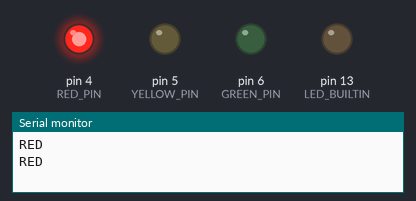
Bench run of a sketch on a simulated Arduino Uno, built with avr-gcc and run on an emulated ATmega328P. On the bench: output pins drawn as LEDs (lit = HIGH), the last lines printed to the serial monitor.

Above: at 7.5 s.
At 12.5 s:
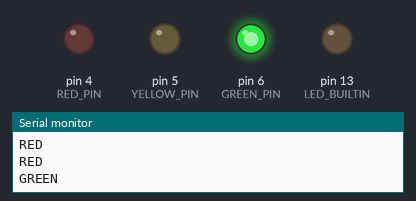
At 16.0 s:
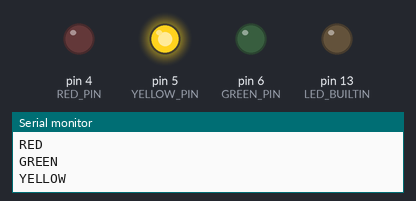
Timing chart, 0 to 20.6 s (numbered marks = the images above):
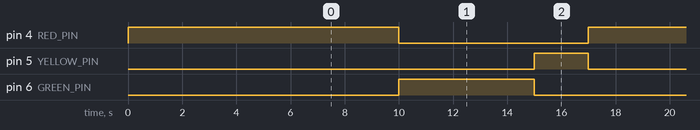

The sketch:

traffic_light.ino
```cpp
#include <Arduino.h>

const int RED_PIN = 4;
const int YELLOW_PIN = 5;
const int GREEN_PIN = 6;


void allOff() {
  digitalWrite(RED_PIN, LOW);
  digitalWrite(YELLOW_PIN, LOW);
  digitalWrite(GREEN_PIN, LOW);
}

void redOn() {
  allOff();
  digitalWrite(RED_PIN, HIGH);
  Serial.println("RED");
  delay(5000);
}

void yellowOn() {
  allOff();
  digitalWrite(YELLOW_PIN, HIGH);
  Serial.println("YELLOW");
  delay(2000);
}

void greenOn() {
  allOff();
  digitalWrite(GREEN_PIN, HIGH);
  Serial.println("GREEN");
  delay(5000);
}

void setup() {
  Serial.begin(115200);
  pinMode(LED_BUILTIN, OUTPUT);

  //register pins
  pinMode(RED_PIN, OUTPUT);
  pinMode(YELLOW_PIN, OUTPUT);
  pinMode(GREEN_PIN, OUTPUT);

  // Safe startup: red first
  digitalWrite(LED_BUILTIN, LOW);
  redOn();
}

void loop() {
  redOn();
  greenOn();
  yellowOn();
}
```

Measured:
- by itself, pin 4 (RED_PIN), pin 6 (GREEN_PIN): alternates HIGH for 5.0 s and LOW for 7.0 s
- by itself, pin 5 (YELLOW_PIN): alternates HIGH for 2.0 s and LOW for 10.0 s
- by itself, everything shown: repeats every 12.0 s, in 3 steps
